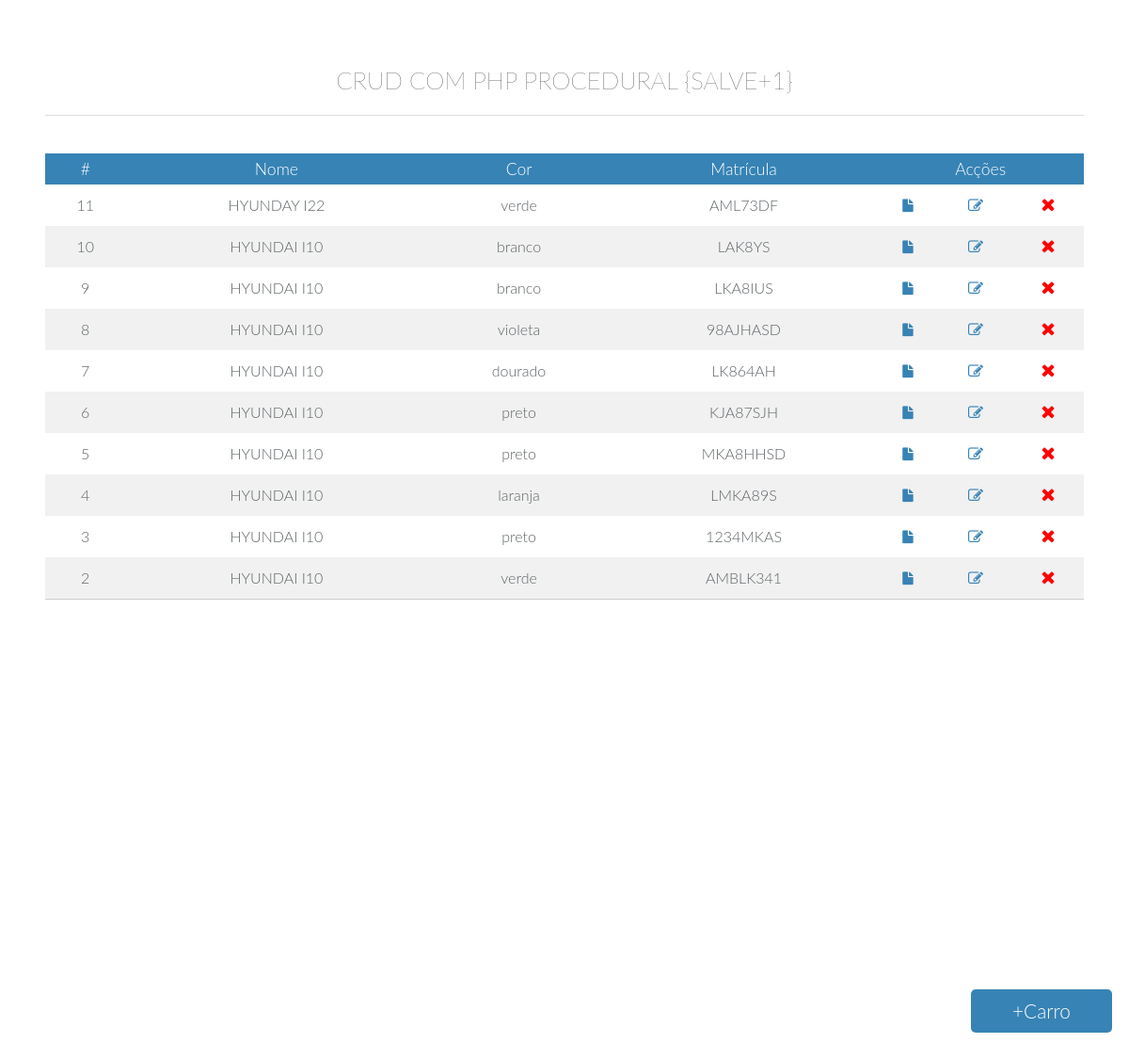
The page / on the database its author committed.
### tables this page shows
CREATE TABLE IF NOT EXISTS `carro` (
  `id` int(15) NOT NULL AUTO_INCREMENT,
  `nome` varchar(250) NOT NULL,
  `cor` varchar(100) NOT NULL,
  `matricula` varchar(15) NOT NULL,
  PRIMARY KEY (`id`)
);

### bd/Consulta.php (called while the page is built)
<?php
$SelecionaCarros="SELECT * from carro order by id desc";
$ConsultaCarros=mysqli_query($conexao,$SelecionaCarros);
?>

### index.php (the view, shortened to what this page needs)
<?php
include_once("bd/Conexao.php");
include_once("bd/Consulta.php");
?>
<!DOCTYPE html>
<html lang="pt">
<head>
    <link rel="stylesheet" type="text/css" href="css/font-awesome.css">
    <link rel="stylesheet" type="text/css" href="css/index.css">
</head>
<body>
<body>
<section class="tudo">
	<h3>CRUD COM PHP PROCEDURAL {SALVE+1}</h3>
	<table>
		<thead>
			<tr>
				<th>#</th>
				<th>Nome</th>
				<th>Cor</th>
				<th>Matrícula</th>
				<th colspan="3">Acções</th>
			</tr>
		</thead>
		<tbody>
			<?php
			while ($PegaCarros=mysqli_fetch_array($ConsultaCarros)) {
			?>
			<tr>
				<th><?php echo $PegaCarros['id']; ?></th>
				<th><?php echo $PegaCarros['nome']; ?></th>
				<th><?php echo $PegaCarros['cor']; ?></th>
				<th><?php echo $PegaCarros['matricula']; ?></th>
				<th><a href="ver_carro.php?carro=<?php echo $PegaCarros['id']; ?>"><i class="fa fa-file"></i></a></th>
				<th><a href="editar.php?carro=<?php echo $PegaCarros['id']; ?>"><i class="fa fa-edit"></i></a></th>
				<th><a href="bd/EliminarCarro.php?alerta=<?php echo $PegaCarros['id']; ?>"><i class="fa fa-remove"></i></a></th>
			</tr>
			<?php } ?>
		</tbody>
	</table>
</section>
<li class="AdCarro">+Carro</li>
</body>
</html>

### css/index.css (style rules this page uses)
* { margin: 0px; padding: 0px; font-size: 100%; border:none; font-weight: 300; outline: none; box-sizing: border-box; font-family: 'lato', sans-serif; }
body { background-color: #ccc; }
i { cursor: pointer; }
li { cursor: pointer; }
body { background: #f4f4f4; }
.tudo { width: 100%; float: left; padding: 4%; background-color: #fff; padding-bottom: 35%; }
h3 { width: 100%; float: left; font-weight: 100; text-align: center; font-size: 1.6em; padding: 2%; border-bottom: 1px solid #ddd; margin-bottom: 40px; }
table { border-collapse: collapse; border-spacing: 0; width: 100%; float: left; margin-bottom: 10%; border-bottom:1px solid #ccc; }
th { text-align: center; padding: 6px; box-sizing: border-box; }
table thead { background:#3783b5; font-size:1.1em; color:#fff; }
table tbody { font-size:1em; cursor: pointer; }
tr:nth-child(even) { background-color: #f1f1f1; }
table tbody tr { line-height: 2; background: #fff; color: #5e6467; }
table .fa-file { color: #3783b5; }
table .fa-edit { color: #3783b5; }
table .fa-remove { color: red; font-size: 1.2em; }
.AdCarro { width: 150px; height: 46px; position: fixed; top: 90%; background-color: #3783b5; left: 86%; list-style-type: none; text-align: center; padding: .8%; font-size: 1.3em; color: #fff; border-radius: 5px; }

### rows shown on the page
carro: id "11", nome "HYUNDAY I22", cor "verde", matricula "AML73DF"
carro: id "10", nome "HYUNDAI I10", cor "branco", matricula "LAK8YS"
carro: id "9", nome "HYUNDAI I10", cor "branco", matricula "LKA8IUS"
carro: id "8", nome "HYUNDAI I10", cor "violeta", matricula "98AJHASD"
carro: id "7", nome "HYUNDAI I10", cor "dourado", matricula "LK864AH"
carro: id "6", nome "HYUNDAI I10", cor "preto", matricula "KJA87SJH"
carro: id "5", nome "HYUNDAI I10", cor "preto", matricula "MKA8HHSD"
carro: id "4", nome "HYUNDAI I10", cor "laranja", matricula "LMKA89S"
carro: id "3", nome "HYUNDAI I10", cor "preto", matricula "1234MKAS"
carro: id "2", nome "HYUNDAI I10", cor "verde", matricula "AMBLK341"
